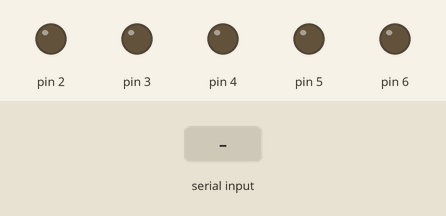
Recording of a sketch running on a simulated Arduino Uno, built with avr-gcc and run on an emulated ATmega328P. Parts: output pins drawn as LEDs (lit = HIGH). The test bench sets the inputs (shaded band).

Above: at 1.2 s.
1.3 s: "a" received over Serial
At 2.5 s:
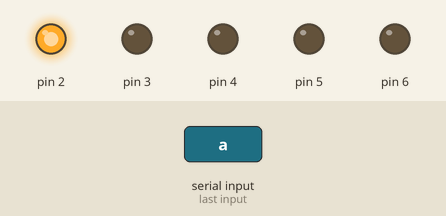
2.8 s: "b" received over Serial
At 4.1 s:
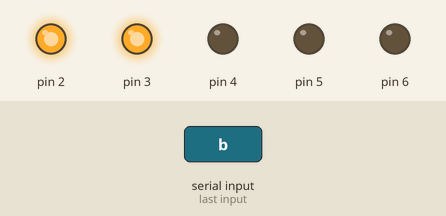
4.8 s: "c" received over Serial
At 5.6 s:
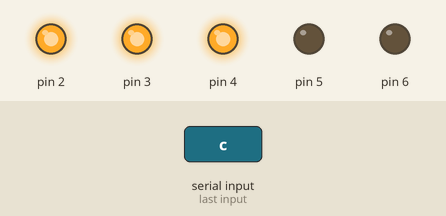
6.8 s: "d" received over Serial
At 8.3 s:
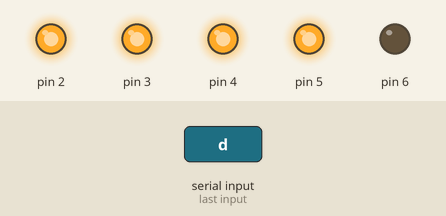
8.8 s: "e" received over Serial
At 9.9 s:
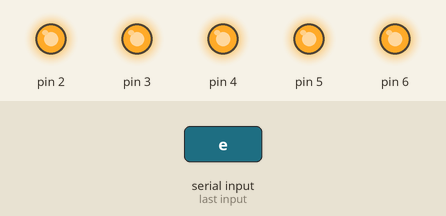
Timing chart, 0 to 11.8 s (numbered marks = the images above; inputs shaded):
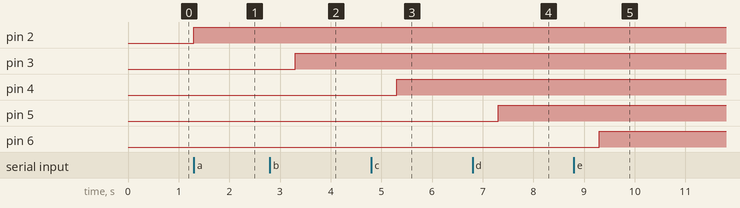

Measured:
- after the input at 1.3 s, pin 2: LOW → HIGH at once
- after the input at 2.8 s, pin 3: LOW → HIGH after 0.50 s
- after the input at 4.8 s, pin 4: LOW → HIGH after 0.50 s
- after the input at 6.8 s, pin 5: LOW → HIGH after 0.50 s
- after the input at 8.8 s, pin 6: LOW → HIGH after 0.50 s

The sketch:

switch-5leds.ino
```cpp
void setup() {
  // put your setup code here, to run once:
  Serial.begin(9600);
  pinMode(2,OUTPUT);
  pinMode(3,OUTPUT);
  pinMode(4,OUTPUT);
  pinMode(5,OUTPUT);
  pinMode(6,OUTPUT);

}

void loop() {
  // put your main code here, to run repeatedly:
  if(Serial.available() > 0){
    int letra = Serial.read();
    switch(letra){
      case 'a':
        digitalWrite(2, HIGH);
        delay(2000);
        break;
      case 'b':
        digitalWrite(3, HIGH);
        delay(2000);
        break;
      case 'c':
        digitalWrite(4, HIGH);
        delay(2000);
        break;
      case 'd':
        digitalWrite(5, HIGH);
        delay(2000);
        break;
      case 'e':
        digitalWrite(6, HIGH);
        delay(2000);
        break;
      default:
        digitalWrite(2, LOW);
        digitalWrite(3, LOW);
        digitalWrite(4, LOW);
        digitalWrite(5, LOW);
        digitalWrite(6, LOW);
    }
  }

}
```
